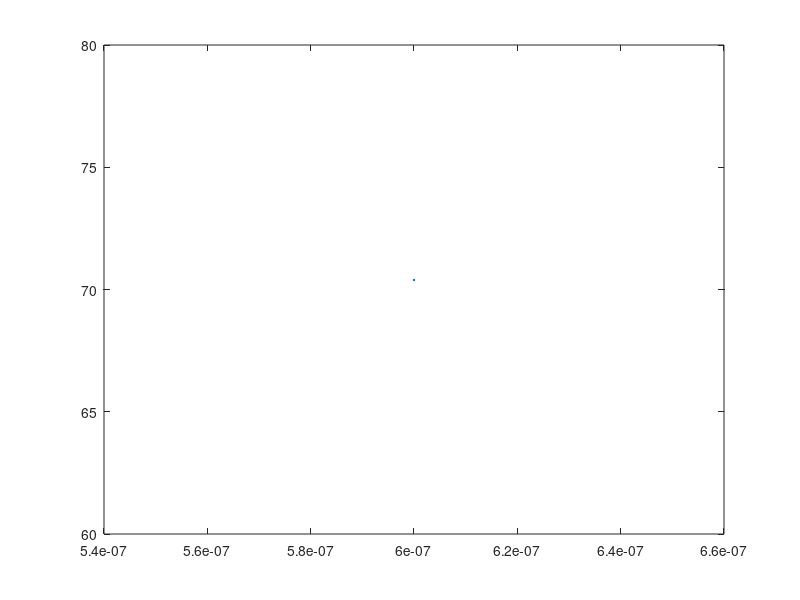

Write MATLAB code to recreate this figure.
clear;
tic
nlambda=1;
lambda=linspace(0,600e-9,nlambda)';
%nm=0.53+10.43i;%real part is normal refractive index and complex part
nm=0.12+3.75i;%real part is normal refractive index and complex part
%is the decay term
%nm=0.1325;
np=1.732;
dna=1e-5;
na1=1.325;
na2=na1+dna;
na=[na1;na2];
u=pi*4e-7;%magnetic permebility of non-magnetic substances(assumed)
dm=47.3e-9;%thickness of metal layer
ntheta=1000000;%number of values of theta
theta=linspace(44,60,ntheta);%44 to 55 for chosen lambdas
costheta=sqrt(1-((sind(theta)).^2).*((np^2)/(nm^2)));
bdm=(costheta).*((360*nm*dm)./lambda);
qp=(cosd(theta)).*((sqrt(u))/np);
qm=costheta.*(sqrt(u)/nm);
%M=[cosd(bdm);-((sind(bdm)).*(1i./qm));-((sind(bdm)).*(1i.*qm));cosd(bdm)];
M0(:,:,1)=cosd(bdm);
M0(:,:,2)=-((sind(bdm)).*(1i./qm));
M0(:,:,3)=-((sind(bdm)).*(1i.*qm));
M0(:,:,4)=cosd(bdm);
qa=zeros(1,ntheta,2);
indexmin=zeros(nlambda,2);
r=zeros(nlambda,ntheta,2);
R=zeros(nlambda,ntheta,2);
resoangle=zeros(1,2);
for k=1:2
    qa(:,:,k)=(sqrt(1-((sind(theta)).^2).*((np^2)./((na(k)).^2)))).*((sqrt(u))./(na(k)));
    r(:,:,k)=((M0(:,:,1)+(M0(:,:,2)).*(qa(:,:,k))).*qp-(M0(:,:,3)+(M0(:,:,4)).*(qa(:,:,k))))./((M0(:,:,1)+(M0(:,:,2)).*(qa(:,:,k))).*qp+(M0(:,:,3)+(M0(:,:,4)).*(qa(:,:,k))));
    R(:,:,k)=(abs(r(:,:,k))).^2;
    %plot(theta,R);
    %xlabel('Incidence angle (deg)');
    %ylabel('Reflectivity');
    %legend({'na=1.325','na=1.335'},'Location','southwest');
    for l=1:nlambda
        %Below is the block to find extrema
        indexmin(l,k) = find(min(R(l,:,k)) == R(l,:,k));
        resoangle(l,k) = theta(indexmin(l,k));
        %Above is the block to find extrema
    end
end
S=abs((resoangle(:,2)-resoangle(:,1))./dna);
figure(1)
plot(lambda,S,'.');
%plot(theta,R(:,:,1));% check
toc



